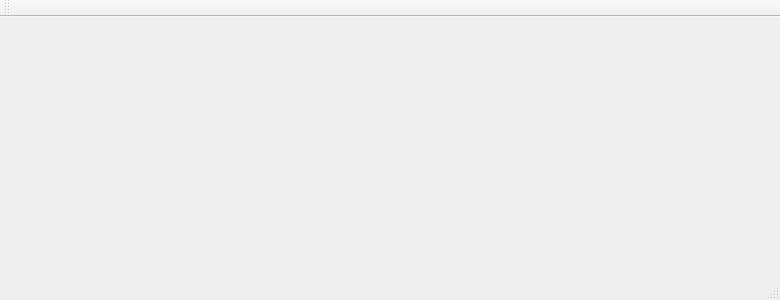
<?xml version="1.0" encoding="UTF-8"?>
<ui version="4.0">
 <class>MainWindow</class>
 <widget class="QMainWindow" name="MainWindow">
  <property name="geometry">
   <rect>
    <x>0</x>
    <y>0</y>
    <width>780</width>
    <height>300</height>
   </rect>
  </property>
  <property name="windowTitle">
   <string>MainWindow</string>
  </property>
  <widget class="QWidget" name="centralWidget"/>
  <widget class="QMenuBar" name="menuBar">
   <property name="geometry">
    <rect>
     <x>0</x>
     <y>0</y>
     <width>780</width>
     <height>23</height>
    </rect>
   </property>
  </widget>
  <widget class="QToolBar" name="mainToolBar">
   <attribute name="toolBarArea">
    <enum>TopToolBarArea</enum>
   </attribute>
   <attribute name="toolBarBreak">
    <bool>false</bool>
   </attribute>
  </widget>
  <widget class="QStatusBar" name="statusBar"/>
 </widget>
 <layoutdefault spacing="6" margin="11"/>
 <resources/>
 <connections/>
</ui>
